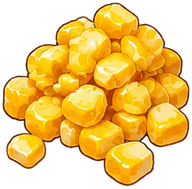
#> input picture godot/art/gear/bait-6.png, 192 x 189 px
$ python -i item_sheet.py   (imports and definitions only)
#> lines starting #> are read from the running program, lines starting #| are printed output that depends on the picture; after the words box and inside, x2 and y2 are one past the last pixel; in counts of white or black regions, pixels touching at a corner belong together
#> further down, picture is the input picture: PIL image 192x189 RGBA; mean R, G, B, A 152.6, 114.2, 31.4, 159.5
"""장비 시트(2줄 × 5칸, 10단계)를 칸마다 잘라 godot/art/gear/<종류>-<단계>.png 로 저장한다.

사용법: python3 scripts/item_sheet.py <시트.png> <종류> [긴 변 최대 px] [--holes[=위쪽 비율]]
       python3 scripts/item_sheet.py --holes[=위쪽 비율] <그림.png>...   (이미 자른 그림의 구멍만 다시 지운다)
- 단계는 왼쪽 위부터 1~10 (위 줄 1~5, 아래 줄 6~10)
- --holes: 그림 안에 갇힌 체크무늬(헤드랜턴 띠 안쪽, 의자 다리 사이, 손잡이 틈)를 지운다.
  흰 물건(쿨러 몸통, 바늘 카드)에 구멍이 나면 위쪽 비율(예 0.22)을 줘서 그림 위쪽 덩어리만 지운다.
  지운 뒤 자홍 바탕에 올려 눈으로 확인한다
- 바탕은 sd_cells.py 와 같이 지운다 (단색이든 그림에 박힌 체크무늬든)
- 바탕이 이미 투명한 시트(낚싯대 등)는 덩어리로 나눈다. 칸을 넘는 긴 그림도 된다
필요: pillow, numpy, scipy
"""
import sys
from pathlib import Path

import numpy as np
from PIL import Image
from scipy import ndimage

sys.path.insert(0, str(Path(__file__).resolve().parent))
from sd_cells import cutout  # noqa: E402

OUT = Path(__file__).resolve().parent.parent / 'godot' / 'art' / 'gear'
PAD = 14


def clear_holes(im: Image.Image, top: float = 1.0, min_area: int = 120) -> Image.Image:
    """그림 안에 남은 체크무늬(밝은 무채색 두 톤이 섞인 덩어리)를 투명하게. top 보다 아래 덩어리는 둔다"""
#> called with top = 1, min_area = 120
    a = np.array(im.convert('RGBA'))
    h = a.shape[0]
#> h = 189
    rgb = a[..., :3].astype(int)
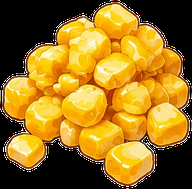
#> rgb: shape (189, 192, 3) int64; mean R, G, B 152.6, 114.2, 31.4
    lum = rgb.mean(-1)
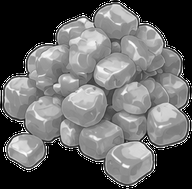
#> lum: shape (189, 192) float64; min 0, max 255, mean 99.4
    sat = rgb.max(-1) - rgb.min(-1)
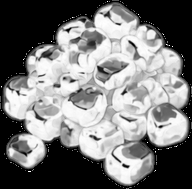
#> sat: shape (189, 192) int64; min 0, max 255, mean 121.2
    lab, n = ndimage.label((a[..., 3] > 0) & (sat < 14) & (lum >= 226))
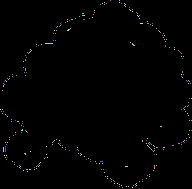
#> lab: shape (189, 192) int32; 318 distinct labels, from 0 to 317; one colour per label, 0 black
#> n = 317
    mask = np.zeros(lum.shape, bool)
    for i in range(1, n + 1):
        c = lab == i
        if c.sum() < min_area:
            continue
        v = lum[c]
        if (v >= 249).mean() < 0.2 or ((v >= 232) & (v <= 247)).mean() < 0.2:
            continue
        if np.nonzero(c)[0].mean() / h > top:
            continue
        mask |= c
#> this loop made 317 passes
#> pass 1, in clear_holes, `c = lab == i`:
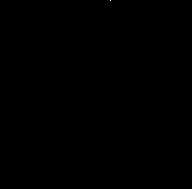
#> c: shape (189, 192) bool; 0% white in thin lines or dots, all inside (x1, y1, x2, y2) = (110, 0, 111, 1)
#> after the loop: mask: shape (189, 192) bool; every value is 0
    # 칸 가장자리의 흐린 회색까지
    mask |= ndimage.binary_dilation(mask, iterations=2) & (lum >= 200) & (sat < 20)
    a[..., 3] = np.where(mask, 0, a[..., 3])
    return Image.fromarray(a)


HOLES = None


# [62 lines left out: functions save, from_grid, from_alpha, main, not called in this run]


# [2 lines not run here, left out]

>>> from PIL import Image
>>> picture = Image.open('../godot/art/gear/bait-6.png')
>>> result = clear_holes(picture)
